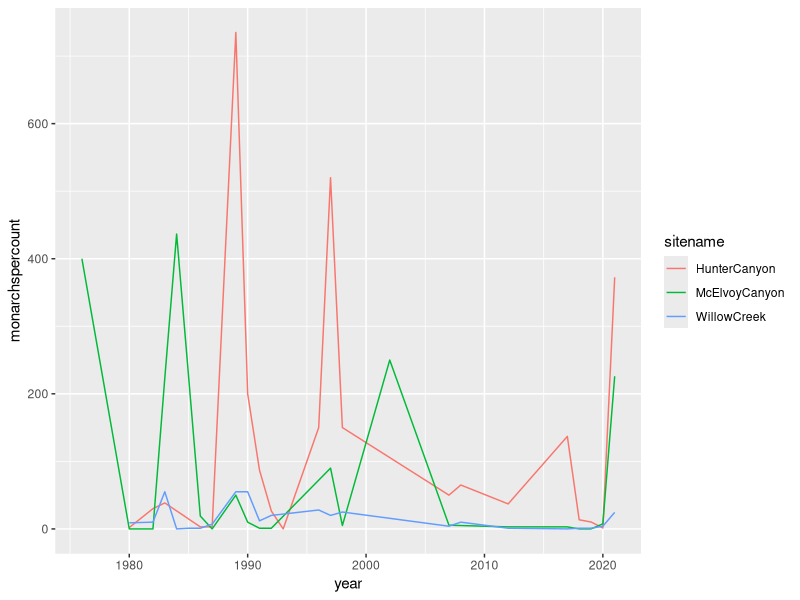
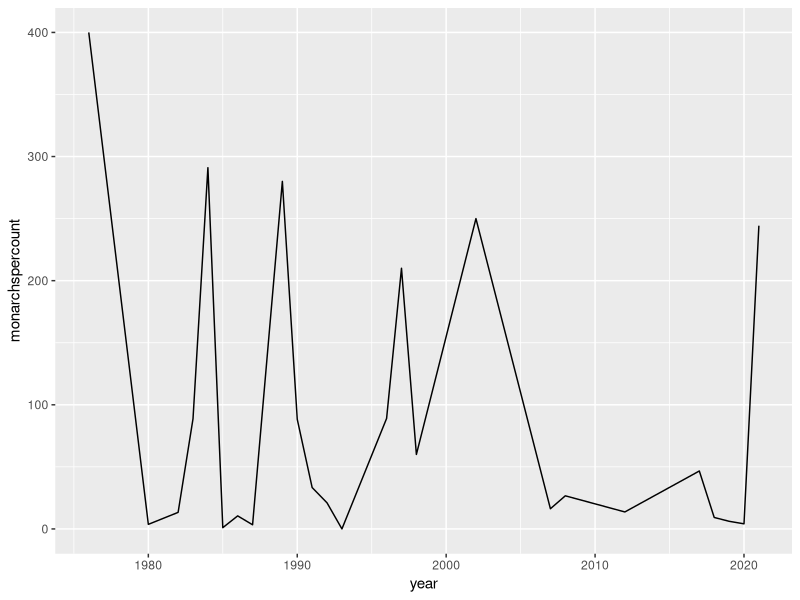
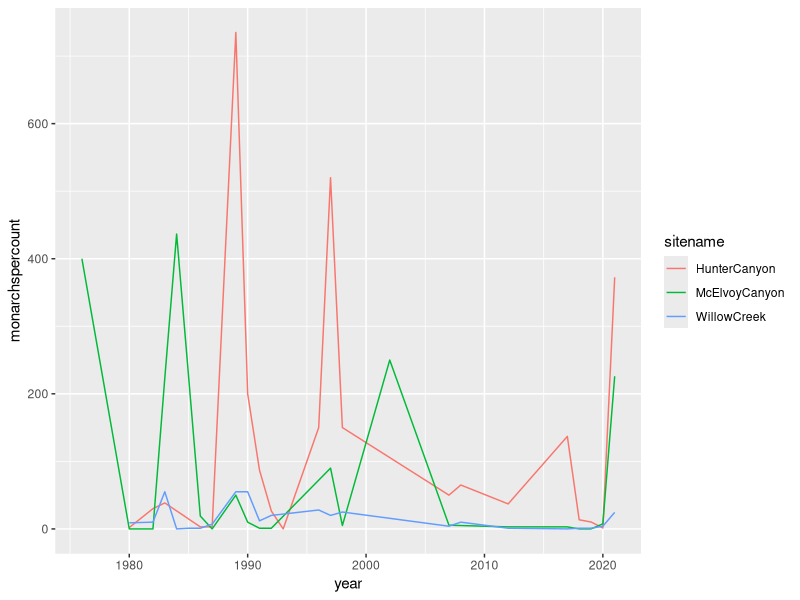
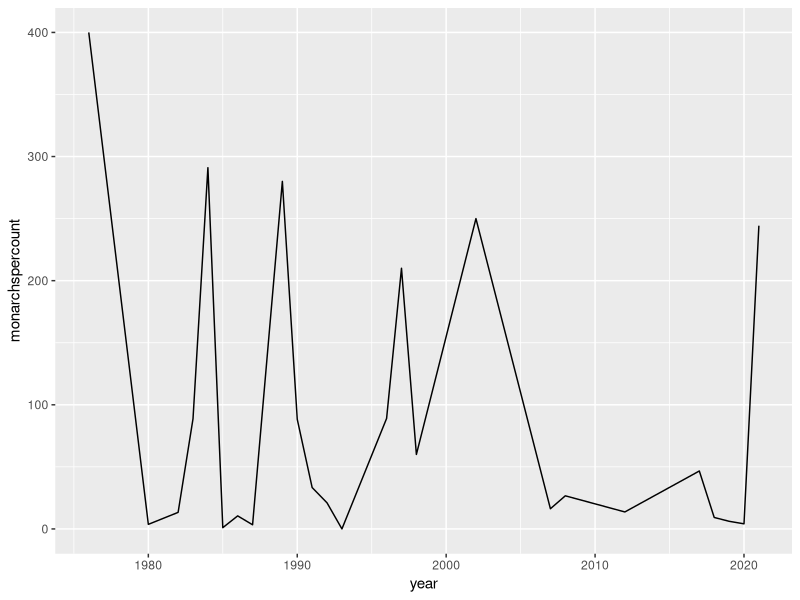

R code for these plots, in order:
# filter derham monarch data for timeseries
# katy prudic
# klprudic@email.arizona.edu
# 2021-12-06

library(dplyr)
library(lubridate)

derhamraw <- read.csv(file = "data/derham-monarch-raw.csv", 
                      na.strings = c("-","NA"))

# Convert monarch counts to numbers
derhamraw <- derhamraw %>%
  mutate(observedmonarch = as.numeric(observedmonarch))

# Filter to 3 sites
derhamsites <- derhamraw  %>%
  filter(sitename %in% c("McElvoyCanyon", "WillowCreek", "HunterCanyon"))

# Filter to fall months (October, November, December)
derhamfall <- derhamsites %>%
  filter(month %in% c(10,11,12)) %>%
  filter(!is.na(observedmonarch))
  

# Group by year and site
# Sum total monarch observations, count number of counts
derhamtime <- derhamfall %>%
  group_by(sitename, year) %>%
  summarize(totalmonarchs = sum(observedmonarch), 
            countsdone = n())

# Output to Data Folder
write.csv(x = derhamtime, file = "data/derham-monarch-timeseries.csv", row.names = FALSE)

# Graph time series data by site and all sites
# Plot controling for effort
derhamcorrect <- derhamtime %>%
  mutate(monarchspercount = totalmonarchs/countsdone)
library(ggplot2)

derhamplotbysite <- ggplot(data = derhamcorrect, 
                     mapping = aes(x = year, y = monarchspercount, color = sitename)) +
  geom_line()
derhamplotbysite
ggsave(plot = derhamplotbysite, filename = "output/derhamyearbysite.png")

# Plot across sites by year
derhamtimeyear <- derhamfall %>%
  group_by(year) %>%
  summarize(totalmonarchs = sum(observedmonarch), 
            countsdone = n()) %>%
  mutate(monarchspercount = totalmonarchs/countsdone)
  

derhamplotallsites <- ggplot(data = derhamtimeyear, 
                     mapping = aes(x = year, y = monarchspercount)) +
  geom_line()
derhamplotallsites
ggsave(plot = derhamplotallsites, filename = "output/derhamallyears.png")
